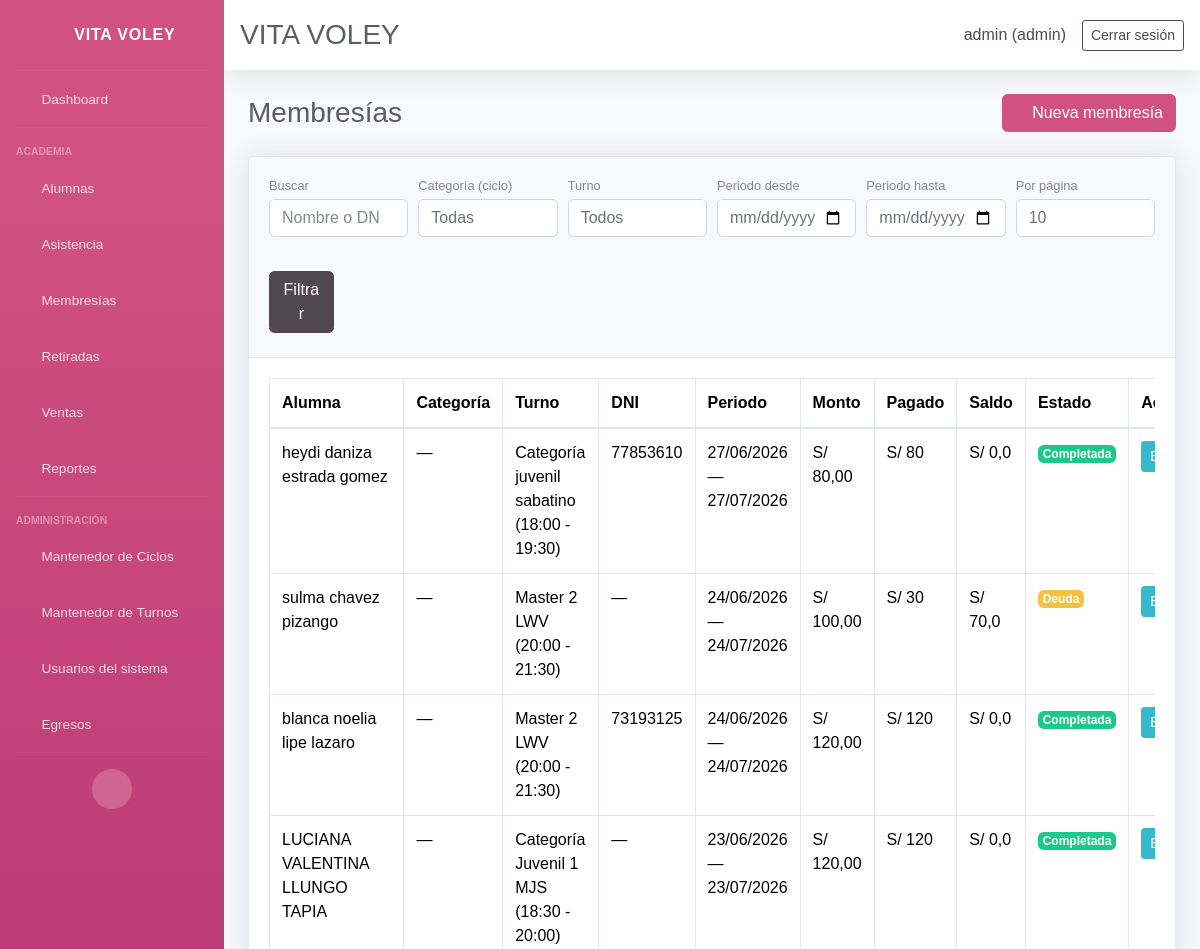
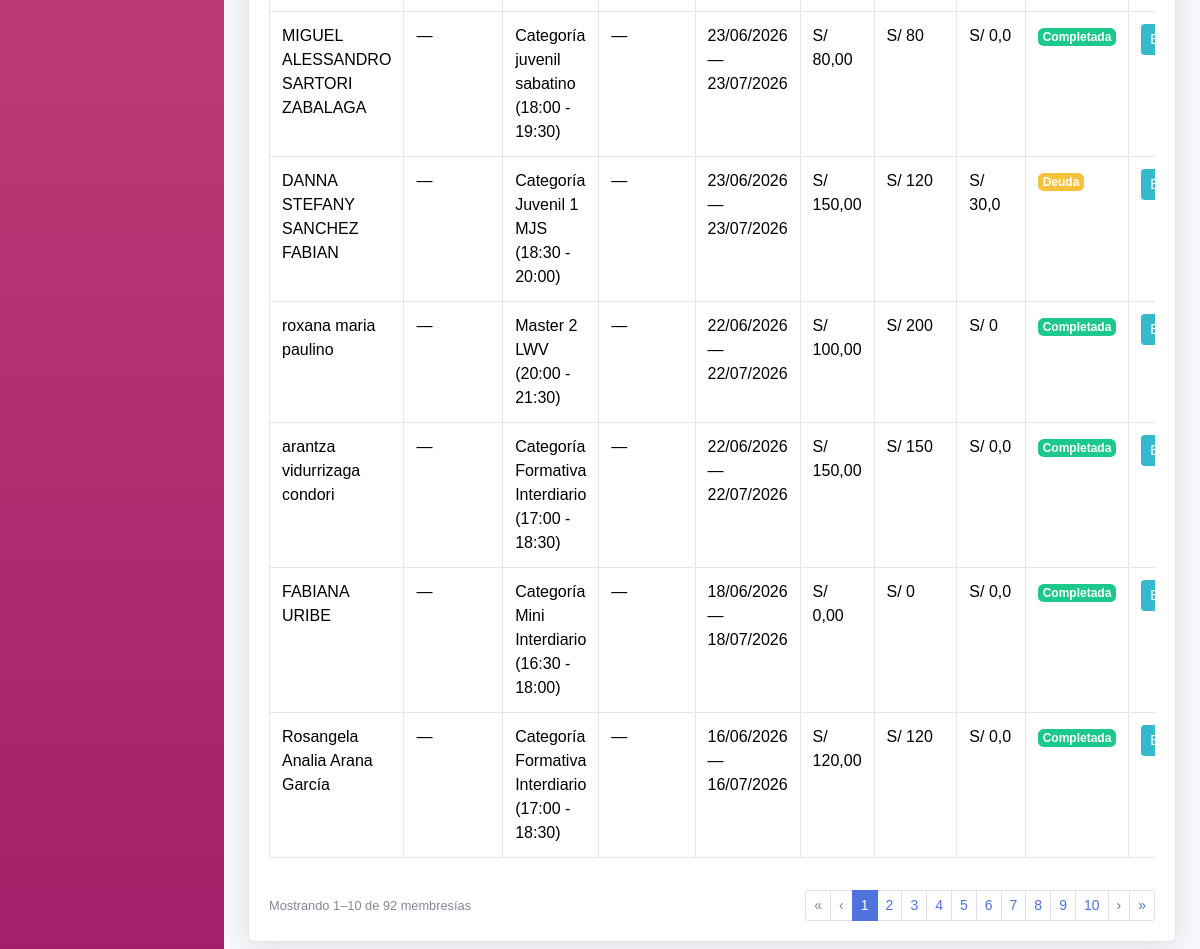
Screenshot of /memberships/ (signed in) with the database file from the repository (2 pictures, top to bottom).
### core/models.py (models this page shows, shortened)
class Membership(models.Model):
    student = models.ForeignKey(Student, on_delete=models.CASCADE, related_name='memberships')
    start_date = models.DateField()
    end_date = models.DateField()
    amount_due = models.DecimalField(max_digits=10, decimal_places=2, default=0)
    status = models.CharField(max_length=20, choices=MEMBERSHIP_STATUS_CHOICES, default='debt')
    renewed_from = models.ForeignKey(
        'self',
        on_delete=models.SET_NULL,
        blank=True,
        null=True,
        related_name='renewals',
    )
    notes = models.TextField(blank=True, null=True)
    created_at = models.DateTimeField(auto_now_add=True)
    class Meta:
        ordering = ['-start_date', '-created_at']
    @property
    def paid_total(self):
        return self.payments.aggregate(total=models.Sum('amount'))['total'] or 0
    @property
    def balance(self):
        return max(float(self.amount_due) - float(self.paid_total), 0)

class Student(models.Model):
    ENROLLMENT_STATUS_CHOICES = ENROLLMENT_STATUS_CHOICES
    name = models.CharField(max_length=120)
    age = models.PositiveSmallIntegerField(blank=True, null=True)
    dni = models.CharField(max_length=15, blank=True, null=True)
    email = models.EmailField(blank=True, null=True)
    contact = models.CharField(max_length=200, blank=True, null=True, verbose_name='Teléfono del estudiante')
    gender = models.CharField(max_length=10, choices=GENDER_CHOICES, blank=True, null=True, verbose_name='Género')
    cycle = models.ForeignKey(
        Cycle,
        on_delete=models.SET_NULL,
        blank=True,
        null=True,
        related_name='students',
        verbose_name='Ciclo',
    )
    student_condition = models.CharField(
        max_length=20,
        choices=STUDENT_CONDITION_CHOICES,
        default='regular',
        verbose_name='Condición del alumno',
    )
    school = models.CharField(max_length=120, blank=True, null=True, verbose_name='Colegio')
    size = models.CharField(max_length=5, choices=SIZE_CHOICES, blank=True, null=True, verbose_name='Talla')
    referral_source = models.CharField(max_length=200, blank=True, null=True, verbose_name='¿Cómo se enteró de la academia?')
    uniform_delivered = models.BooleanField(default=False, verbose_name='Se entregó uniforme')
    guardian = models.CharField(max_length=120, blank=True, null=True, verbose_name='Nombre del apoderado')
    guardian_dni = models.CharField(max_length=15, blank=True, null=True, verbose_name='DNI del apoderado')
    guardian_birth_date = models.DateField(blank=True, null=True, verbose_name='Fecha de nacimiento del apoderado')
    guardian_gender = models.CharField(
        max_length=10,
        choices=GENDER_CHOICES,
        blank=True,
        null=True,
        verbose_name='Género del apoderado',
    )
    guardian_phone = models.CharField(max_length=200, blank=True, null=True, verbose_name='Teléfono del apoderado')
    address = models.TextField(blank=True, null=True)
    shift = models.ForeignKey(Shift, on_delete=models.PROTECT, blank=True, null=True, related_name='students')
    enrollment_status = models.CharField(max_length=10, choices=ENROLLMENT_STATUS_CHOICES, default='active')
    retired = models.BooleanField(default=False)
    retired_reason = models.TextField(blank=True, null=True)
    retired_at = models.DateField(blank=True, null=True)
    monthly_fee = models.DecimalField(max_digits=10, decimal_places=2, blank=True, null=True)
    enrollment_date = models.DateField(blank=True, null=True)
    membership_start = models.DateField(blank=True, null=True, verbose_name='Inicio de membresía')
    membership_end = models.DateField(blank=True, null=True, verbose_name='Fin de membresía')
    birth_date = models.DateField(blank=True, null=True)
    attendance_days = models.JSONField(default=list, blank=True)
    created_at = models.DateTimeField(auto_now_add=True)
    class Meta:
        ordering = ['name']
    @property
    def active(self):
        return not self.retired and self.enrollment_status == 'active'
    def get_shift_display(self):
        if not self.shift:
            return ''
        return str(self.shift)

class Shift(models.Model):
    name = models.CharField(max_length=120)
    start_time = models.TimeField()
    end_time = models.TimeField()
    active_days = models.JSONField(default=list, blank=True)
    created_at = models.DateTimeField(auto_now_add=True)
    class Meta:
        ordering = ['name']
    @property
    def schedule(self):
        return f"{self.start_time.strftime('%H:%M')} - {self.end_time.strftime('%H:%M')}"
    def __str__(self):
        return f"{self.name} ({self.schedule})"

### core/views_membership.py (the view)
# urls.py: path('memberships/', views_membership.membership_list, name='memberships_list'),
@login_required(login_url='login')
def membership_list(request):
    memberships, filter_ctx = _apply_membership_list_filters(_membership_queryset(), request)
    page_obj, per_page = _paginate(memberships, request)
    return render(request, 'core/memberships/list.html', {
        'page_obj': page_obj,
        'per_page': per_page,
        'page_sizes': PAGE_SIZES,
        'list_query': urlencode(_membership_list_query_params(request)),
        'cycle_choices': active_cycle_choices(),
        'is_secretary': _is_secretary(request.user),
        **filter_ctx,
    })

### core/context_processors.py (called while the page is built, shortened)
def user_role_context(request):
    user_role = None
    is_admin = False
    is_secretary = False
    if request.user.is_authenticated:
        if request.user.is_superuser:
            user_role = 'admin'
            is_admin = True
    return {
        'user_role': user_role,
        'is_admin': is_admin,
        'is_secretary': is_secretary,
    }

### core/models.py (called while the page is built)
def active_cycle_choices():
    return [
        (str(cycle.pk), cycle.name)
        for cycle in Cycle.objects.filter(is_active=True).order_by('name')
    ]

def valid_cycle_id(value):
    if not value or not str(value).isdigit():
        return ''
    if Cycle.objects.filter(pk=int(value)).exists():
        return str(value)
    return ''

### core/views.py (called while the page is built)
def get_user_role(user):
    if not user.is_authenticated:
        return None
    if user.is_superuser:
        return 'admin'
    profile = getattr(user, 'userprofile', None)
    if profile is not None:
        return profile.role
    return 'secretary'

### core/views_membership.py (called while the page is built, shortened)
def _membership_queryset():
    return Membership.objects.select_related('student', 'student__shift').order_by('-start_date', '-created_at')

def _parse_date_param(value):
    if not value:
        return None

def _valid_shift_id(value):
    if not value or not str(value).isdigit():
        return ''
    if Shift.objects.filter(pk=int(value)).exists():
        return str(value)
    return ''

def _shift_choices():
    return [(str(shift.id), str(shift)) for shift in Shift.objects.order_by('name')]

def _per_page(request):
    try:
        size = int(request.GET.get('per_page', 10))
    except (TypeError, ValueError):
        return 10
    return size if size in PAGE_SIZES else 10

def _filter_query_params(request, keys):
    params = {key: request.GET.get(key, '').strip() for key in keys if request.GET.get(key, '').strip()}
    per_page = _per_page(request)
    if per_page != 10 and 'per_page' in keys:
        params['per_page'] = str(per_page)
    return params

def _membership_list_query_params(request, page=None):
    params = _filter_query_params(request, _MEMBERSHIP_FILTER_KEYS)
    if page:
        params['page'] = str(page)
    return params

def _paginate(qs, request):
    per_page = _per_page(request)
    page_obj = Paginator(qs, per_page).get_page(request.GET.get('page'))
    return page_obj, per_page

def _is_secretary(user):
    return get_user_role(user) == 'secretary'

### core/templates/core/memberships/list.html (shortened to what this page needs)
{% extends 'core/base.html' %}
{% block content %}
<div class="d-sm-flex align-items-center justify-content-between mb-4">
    <h1 class="h3 mb-0 text-gray-800">Membresías</h1>
    <a class="btn btn-primary" href="{% url 'membership_add' %}"><i class="fas fa-plus"></i> Nueva membresía</a>
</div>
<div class="card shadow mb-4">
    <div class="card-header py-3">
        <form method="get" class="form-row align-items-end">
            <div class="form-group col-md-3 col-lg-2 mb-2">
                <label class="small text-muted mb-1">Buscar</label>
                <input type="search" name="q" value="{{ query }}" class="form-control" placeholder="Nombre o DNI">
            </div>
            <div class="form-group col-md-3 col-lg-2 mb-2">
                <label class="small text-muted mb-1">Categoría (ciclo)</label>
                <select name="cycle" class="form-control">
                    <option value="">Todas</option>
                </select>
            </div>
            <div class="form-group col-md-3 col-lg-2 mb-2">
                <label class="small text-muted mb-1">Turno</label>
                <select name="shift" class="form-control">
                    <option value="">Todos</option>
                </select>
            </div>
            <div class="form-group col-md-3 col-lg-2 mb-2">
                <label class="small text-muted mb-1">Periodo desde</label>
                <input type="date" name="date_from" class="form-control" value="{{ date_from }}">
            </div>
            <div class="form-group col-md-3 col-lg-2 mb-2">
                <label class="small text-muted mb-1">Periodo hasta</label>
                <input type="date" name="date_to" class="form-control" value="{{ date_to }}">
            </div>
            <div class="form-group col-md-3 col-lg-2 mb-2">
                <label class="small text-muted mb-1">Por página</label>
                <select name="per_page" class="form-control">
                    {% for size in page_sizes %}
                    <option value="{{ size }}" {% if per_page == size %}selected{% endif %}>{{ size }}</option>
                    {% endfor %}
                </select>
            </div>
            <div class="form-group col-md-3 col-lg-1 mb-2">
                <label class="small text-muted mb-1">&nbsp;</label>
                <button class="btn btn-secondary btn-block" type="submit">Filtrar</button>
            </div>
        </form>
    </div>
    <div class="card-body">
        <div class="table-responsive">
            <table class="table table-bordered">
                <thead>
                    <tr>
                        <th>Alumna</th>
                        <th>Categoría</th>
                        <th>Turno</th>
                        <th>DNI</th>
                        <th>Periodo</th>
                        <th>Monto</th>
                        <th>Pagado</th>
                        <th>Saldo</th>
                        <th>Estado</th>
                        <th>Acciones</th>
                    </tr>
                </thead>
                <tbody>
                    {% for m in page_obj %}
                    <tr>
                        <td>{{ m.student.name }}</td>
                        <td>{{ m.student.get_cycle_display|default:"—" }}</td>
                        <td>{{ m.student.get_shift_display|default:"—" }}</td>
                        <td>{{ m.student.dni|default:"—" }}</td>
                        <td>{{ m.start_date|date:"d/m/Y" }} — {{ m.end_date|date:"d/m/Y" }}</td>
                        <td>S/ {{ m.amount_due }}</td>
                        <td>S/ {{ m.paid_total }}</td>
                        <td>S/ {{ m.balance }}</td>
                        <td>
                            {% if m.status == 'completed' %}
                            <span class="badge badge-success">Completada</span>
                            {% else %}
                            <span class="badge badge-warning">Deuda</span>
                            {% endif %}
                        </td>
                        <td class="text-nowrap">
                            <a class="btn btn-sm btn-info" href="{% url 'membership_edit' m.id %}">Editar</a>
                        </td>
                    </tr>
                    {% empty %}
                    <tr><td colspan="10">No hay membresías registradas.</td></tr>
                    {% endfor %}
                </tbody>
            </table>
        </div>
        {% include 'core/_pagination.html' with item_label='membresía' %}
    </div>
</div>
{% endblock %}

### core/templates/core/header.html (shortened to what this page needs)
<nav class="navbar navbar-expand navbar-light bg-white topbar mb-4 static-top shadow">
    <div class="d-flex align-items-center w-100 justify-content-between">
        <h1 class="h3 mb-0 text-gray-800">VITA VOLEY</h1>
        {% if user.is_authenticated %}
        <div class="d-flex align-items-center">
            <span class="mr-3 text-secondary">{{ request.user.username }} ({{ user_role|default:'Usuario' }})</span>
            <a href="{% url 'logout' %}" class="btn btn-sm btn-outline-secondary">Cerrar sesión</a>
        </div>
        {% endif %}
    </div>
</nav>

### rows the page displays
Membership: student.name "heydi daniza estrada gomez", student.cycle "—", student.shift "Categoría juvenil sabatino (18:00 - 19:30)", student.dni "77853610", start_date "27/06/2026", end_date "27/07/2026", amount_due "80,00", paid_total "80", balance "0,0", status "Completada"
Membership: student.name "sulma chavez pizango", student.cycle "—", student.shift "Master 2 LWV (20:00 - 21:30)", student.dni "—", start_date "24/06/2026", end_date "24/07/2026", amount_due "100,00", paid_total "30", balance "70,0", status "Deuda"
Membership: student.name "blanca noelia lipe lazaro", student.cycle "—", student.shift "Master 2 LWV (20:00 - 21:30)", student.dni "73193125", start_date "24/06/2026", end_date "24/07/2026", amount_due "120,00", paid_total "120", balance "0,0", status "Completada"
Membership: student.name "LUCIANA VALENTINA LLUNGO TAPIA", student.cycle "—", student.shift "Categoría Juvenil 1 MJS (18:30 - 20:00)", student.dni "—", start_date "23/06/2026", end_date "23/07/2026", amount_due "120,00", paid_total "120", balance "0,0", status "Completada"
Membership: student.name "MIGUEL ALESSANDRO SARTORI ZABALAGA", student.cycle "—", student.shift "Categoría juvenil sabatino (18:00 - 19:30)", student.dni "—", start_date "23/06/2026", end_date "23/07/2026", amount_due "80,00", paid_total "80", balance "0,0", status "Completada"
Membership: student.name "DANNA STEFANY SANCHEZ FABIAN", student.cycle "—", student.shift "Categoría Juvenil 1 MJS (18:30 - 20:00)", student.dni "—", start_date "23/06/2026", end_date "23/07/2026", amount_due "150,00", paid_total "120", balance "30,0", status "Deuda"
Membership: student.name "roxana maria paulino", student.cycle "—", student.shift "Master 2 LWV (20:00 - 21:30)", student.dni "—", start_date "22/06/2026", end_date "22/07/2026", amount_due "100,00", paid_total "200", balance "0", status "Completada"
Membership: student.name "arantza vidurrizaga condori", student.cycle "—", student.shift "Categoría Formativa Interdiario (17:00 - 18:30)", student.dni "—", start_date "22/06/2026", end_date "22/07/2026", amount_due "150,00", paid_total "150", balance "0,0", status "Completada"
Membership: student.name "FABIANA URIBE", student.cycle "—", student.shift "Categoría Mini Interdiario (16:30 - 18:00)", student.dni "—", start_date "18/06/2026", end_date "18/07/2026", amount_due "0,00", paid_total "0", balance "0,0", status "Completada"
Membership: student.name "Rosangela Analia Arana García", student.cycle "—", student.shift "Categoría Formativa Interdiario (17:00 - 18:30)", student.dni "—", start_date "16/06/2026", end_date "16/07/2026", amount_due "120,00", paid_total "120", balance "0,0", status "Completada"

### other values shown
{{ request.user.username }} "admin"
{{ user_role|default:'Usuario' }} "admin"
{{ page_obj.start_index }} "1"
{{ page_obj.end_index }} "10"
{{ page_obj.paginator.count }} "92"
{{ item_label }} "membresía"
{{ num }} "1"
{{ num }} "2" "3" "4" "5" "6" "7" "8" "9" "10"
form field per_page "10"
